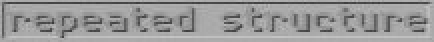
#> input picture Matching/template.jpg, 217 x 21 px (shown 2 times larger)
$ python matching.py
#> lines starting #> are read from the running program, lines starting #| are printed output that depends on the picture; pictures that were not available may be replaced by others from this repository, and a replacement may not be noted
import time
import os
import cv2 as cv
import numpy as np
from matplotlib import pyplot as plt
import csv

template = cv.imread('template.jpg',0) # Find Template in image
#> template is the input picture: shape (21, 217); min 58, max 200, mean 153.8

# Loop for all images in IMAGE_PATH folder
IMAGE_PATH = r'C:\Users\User\Desktop\8-9-2022' # E:\2-9-2022\black-not\error_images\temp
os.chdir(IMAGE_PATH)
myf = open(r'D:\Project\Study\OpenCV\Matching\result.csv', 'w',newline='')
writer = csv.writer(myf)
row = ["File Path",'Top-left','Bottom-Right','Time']
writer.writerow(row)
# iterate through all file
mycounter = 0
for file in os.listdir():
    mycounter = mycounter + 1
    # Check whether file is in text format or not
    if file.endswith(".jpg"):
        file_path = f"{IMAGE_PATH}\{file}"
        start = time.time()

        # print (file_path)
        img = cv.imread(file_path,0)
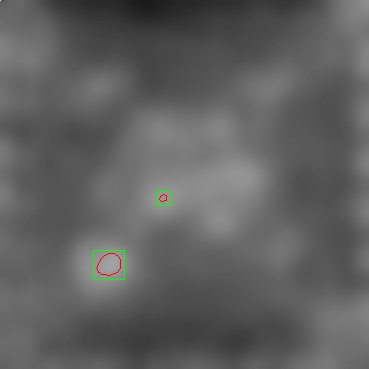
#> input picture Matching/test-1.jpg, 369 x 369 px, given as the content of the folder C:/Users/User/Desktop/8-9-2022, which was not available
#> img: shape (369, 369); min 26, max 199, mean 95.7
        img2 = img.copy()
        w, h = template.shape[::-1]
#> w = 217; h = 21
        # method = ['cv.TM_CCOEFF', 'cv.TM_CCOEFF_NORMED',
        #           'cv.TM_CCORR','cv.TM_CCORR_NORMED', 'cv.TM_SQDIFF', 'cv.TM_SQDIFF_NORMED']
        img = img2.copy()
        method = eval('cv.TM_CCOEFF')
        res = cv.matchTemplate(img,template,method)
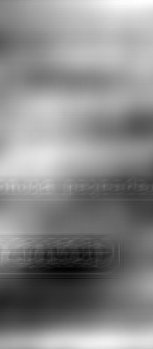
#> res: shape (349, 153) float32; min -298911.5, max 302601.7, mean 25760.3; drawn with min black and max white
        min_val, max_val, min_loc, max_loc = cv.minMaxLoc(res)
#> min_val = -298911.5; max_val = 302601.7; min_loc = (74, 268); max_loc = (146, 0)
        top_left = max_loc
#> top_left = (146, 0)
        bottom_right = (top_left[0] + w, top_left[1] + h)
#> bottom_right = (363, 21)

        img = cv.cvtColor(img,cv.COLOR_GRAY2BGR)
#> img: shape (369, 369, 3)

        img = cv.rectangle(img,top_left, bottom_right, [0,255,60], 2)
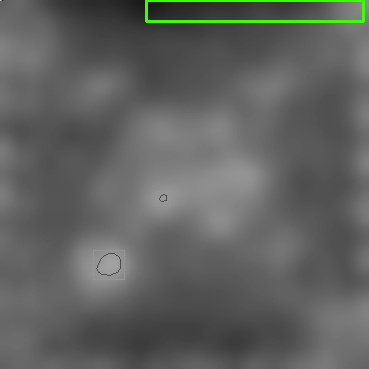
#> img: shape (369, 369, 3); mean B, G, R 95.1, 97.3, 95.6
        cv.waitKey(1)
        # plt.plot(122),plt.imshow(img,cmap = 'gray')
        # plt.title('Detected Point'), plt.xticks([]), plt.yticks([])
        # plt.show()
        cv.imshow('Image', img)
        end = time.time()
        row = [file_path,top_left,bottom_right,time.time()]
        writer.writerow(row)
        print (mycounter,file_path,top_left,bottom_right,time.time(),'Sec')

myf.close()

print (mycounter)
exit()
#> (the program exits here)
